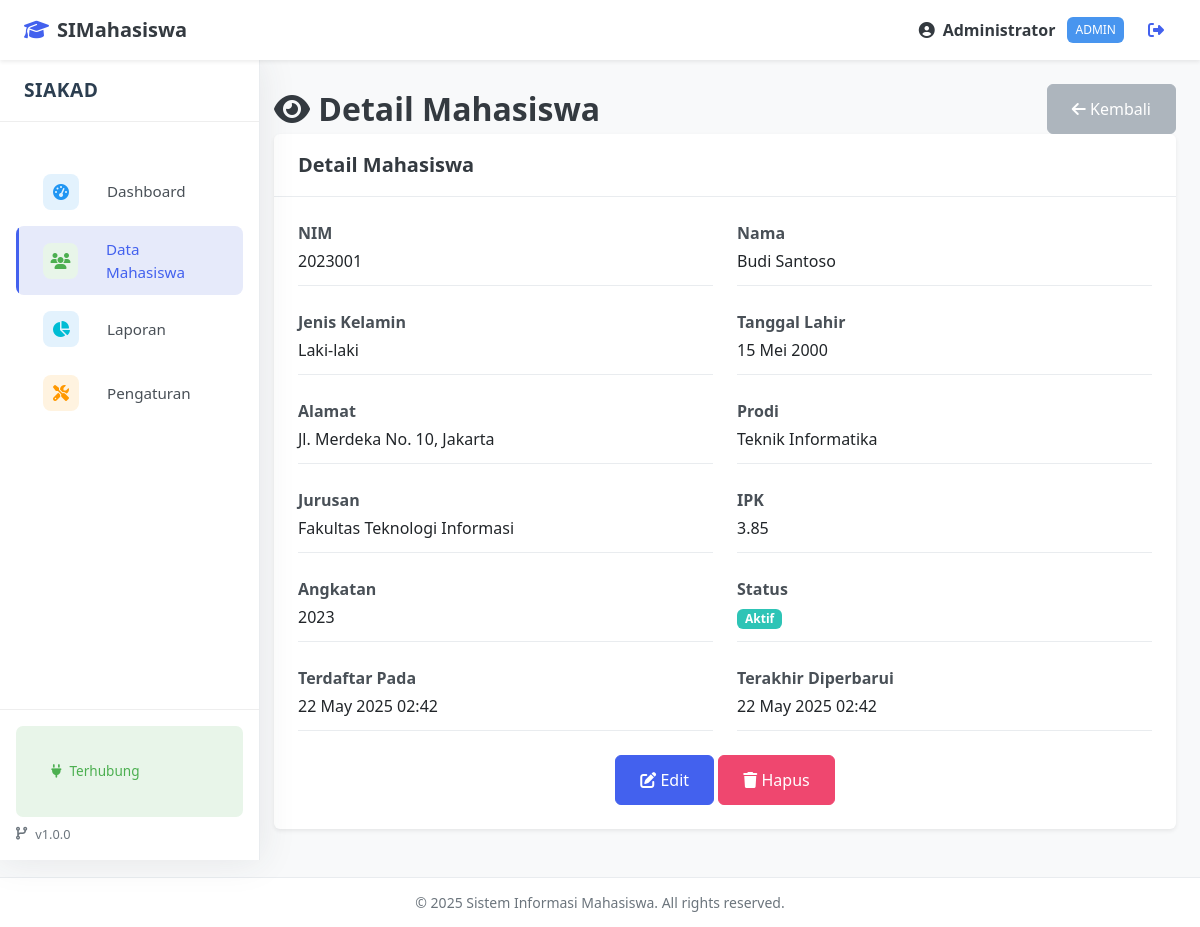
/manage_mahasiswa.php?action=view&id=1 (signed in), run on the app's committed database.
### tables this page shows
CREATE TABLE IF NOT EXISTS mahasiswa (
    id INT AUTO_INCREMENT PRIMARY KEY,
    nim VARCHAR(20) NOT NULL UNIQUE,
    nama VARCHAR(100) NOT NULL,
    jenis_kelamin ENUM('Laki-laki', 'Perempuan') NOT NULL,
    tanggal_lahir DATE NOT NULL,
    alamat TEXT NOT NULL,
    jurusan VARCHAR(100) NOT NULL,
    fakultas VARCHAR(100) NOT NULL,
    ipk DECIMAL(3,2),
    angkatan INT NOT NULL,
    status ENUM('Aktif', 'Cuti', 'Lulus', 'Drop Out') NOT NULL,
    created_at TIMESTAMP DEFAULT CURRENT_TIMESTAMP,
    updated_at TIMESTAMP DEFAULT CURRENT_TIMESTAMP ON UPDATE CURRENT_TIMESTAMP
);

### html/includes/db_connect.php (called while the page is built, shortened)
<?php
$host = 'db';
$dbname = 'mahasiswa_db';
$username = 'dbuser';
$password = 'dbpassword';
try {
    $pdo = new PDO(
        "mysql:host=$host;dbname=$dbname;charset=utf8mb4",
        $username,
        $password,
        [
            PDO::ATTR_ERRMODE => PDO::ERRMODE_EXCEPTION,
            PDO::ATTR_DEFAULT_FETCH_MODE => PDO::FETCH_ASSOC,
            PDO::ATTR_EMULATE_PREPARES => false
        ]
    );
} catch (PDOException $e) {
    error_log("Database Connection Error: " . $e->getMessage());
    $_SESSION['db_connected'] = false;
    $_SESSION['db_error'] = $e->getMessage();
}
function executeQuerySingle($sql, $params = [])
{
    global $pdo;
    try {
        $stmt = $pdo->prepare($sql);
        $stmt->execute($params);
        return $stmt->fetch();
    } catch (PDOException $e) {
        error_log("Query Error: " . $e->getMessage());
        return false;
    }
}

### html/includes/functions.php (called while the page is built, shortened)
<?php
function escapeHTML($text)
{
    return htmlspecialchars($text, ENT_QUOTES, 'UTF-8');
}
function formatDateID($date)
{
    $timestamp = strtotime($date);
    $months = [
        'Januari',
        'Februari',
        'Maret',
        'April',
        'Mei',
        'Juni',
        'Juli',
        'Agustus',
        'September',
        'Oktober',
        'November',
        'Desember'
    ];
    $day = date('d', $timestamp);
    $month = $months[date('n', $timestamp) - 1];
    $year = date('Y', $timestamp);
    return "$day $month $year";
}

### html/manage_mahasiswa.php (the view, shortened to what this page needs)
<?php
require_once 'includes/db_connect.php';
require_once 'includes/functions.php';
$action = $_GET['action'] ?? 'list';
$id = $_GET['id'] ?? null;
$mahasiswa = null;
$mahasiswaList = [];
if ($action === 'edit' || $action === 'view') {
    $query = "SELECT * FROM mahasiswa WHERE id = :id";
    $mahasiswa = executeQuerySingle($query, ['id' => $id]);
}
include 'partials/header.php';
?>
<div class="page-heading d-flex justify-content-between align-items-center">
    <div>
        <h1>
            <?php if ($action === 'add'): ?>
                <i class="fas fa-plus-circle"></i> Tambah Mahasiswa
            <?php elseif ($action === 'edit'): ?>
                <i class="fas fa-edit"></i> Edit Mahasiswa
            <?php elseif ($action === 'view'): ?>
                <i class="fas fa-eye"></i> Detail Mahasiswa
            <?php else: ?>
                <i class="fas fa-user-graduate"></i> Data Mahasiswa
            <?php endif; ?>
        </h1>
    </div>
    <?php if ($action === 'list'): ?>
        <div>
            <a href="manage_mahasiswa.php?action=add" class="btn btn-primary">
                <i class="fas fa-plus"></i> Tambah Mahasiswa
            </a>
        </div>
    <?php else: ?>
        <div>
            <a href="manage_mahasiswa.php" class="btn btn-secondary">
                <i class="fas fa-arrow-left"></i> Kembali
            </a>
        </div>
    <?php endif; ?>
</div>
<?php if ($action === 'list'): ?>
    <div class="card">
        <div class="card-header">
            <h2 class="card-title">Daftar Mahasiswa</h2>
            <div class="card-tools">
                <button type="button" class="btn btn-sm btn-outline-primary" id="toggle-filter">
                    <i class="fas fa-filter"></i> Filter
                </button>
            </div>
        </div>
        <div class="card-body">
            <div class="filter-container" id="filter-container"
                style="display: <?php echo (!empty($search) || !empty($status) || !empty($fakultas)) ? 'block' : 'none'; ?>">
                <form method="GET" action="manage_mahasiswa.php" class="filter-form">
                    <div class="row">
                        <div class="col-md-4">
                            <div class="form-group">
                                <label for="search" class="form-label">Pencarian</label>
                                <input type="text" id="search" name="search" class="form-control"
                                    placeholder="Cari NIM, nama, atau jurusan" value="<?php echo escapeHTML($search); ?>">
                            </div>
                        </div>
                        <div class="col-md-3">
                            <div class="form-group">
                                <label for="status" class="form-label">Status</label>
                                <select id="status" name="status" class="form-select">
                                    <option value="">-- Semua Status --</option>
                                    <option value="Aktif" <?php echo $status === 'Aktif' ? 'selected' : ''; ?>>Aktif
                                    </option>
                                    <option value="Cuti" <?php echo $status === 'Cuti' ? 'selected' : ''; ?>>Cuti</option>
                                    <option value="Lulus" <?php echo $status === 'Lulus' ? 'selected' : ''; ?>>Lulus
                                    </option>
                                    <option value="Drop Out" <?php echo $status === 'Drop Out' ? 'selected' : ''; ?>>Drop
                                        Out</option>
                                </select>
                            </div>
                        </div>
                        <div class="col-md-3">
                            <div class="form-group">
                                <label for="fakultas" class="form-label">Jurusan</label>
                                <select id="fakultas" name="fakultas" class="form-select">
                                    <option value="">-- Semua Jurusan --</option>
                                    <?php foreach ($fakultasList as $f): ?>
                                        <option value="<?php echo escapeHTML($f['fakultas']); ?>"
                                            <?php echo $fakultas === $f['fakultas'] ? 'selected' : ''; ?>>
                                            <?php echo escapeHTML($f['fakultas']); ?>
                                        </option>
                                    <?php endforeach; ?>
                                </select>
                            </div>
                        </div>
                        <div class="col-md-2">
                            <div class="form-group">
                                <label class="form-label">&nbsp;</label>
                                <div>
                                    <button type="submit" class="btn btn-primary">
                                        <i class="fas fa-search"></i> Cari
                                    </button>
                                    <a href="manage_mahasiswa.php" class="btn btn-secondary">
                                        <i class="fas fa-times"></i> Reset
                                    </a>
                                </div>
                            </div>
                        </div>
                    </div>
                </form>
            </div>
            <div class="table-responsive">
                <table class="table data-table" id="mahasiswa-table">
                    <thead>
                        <tr>
                            <th>NIM</th>
                            <th>Nama</th>
                            <th>Prodi</th>
                            <th>Jurusan</th>
                            <th>Angkatan</th>
                            <th>Status</th>
                            <th>Aksi</th>
                        </tr>
                    </thead>
                    <tbody>
                        <?php if (empty($mahasiswaList)): ?>
                            <tr>
                                <td colspan="7" class="text-center">Tidak ada data mahasiswa</td>
                            </tr>
                        <?php else: ?>
                            <?php foreach ($mahasiswaList as $mhs): ?>
                                <tr>
                                    <td data-column="nim"><?php echo escapeHTML($mhs['nim']); ?></td>
                                    <td data-column="nama"><?php echo escapeHTML($mhs['nama']); ?></td>
                                    <td data-column="jurusan"><?php echo escapeHTML($mhs['jurusan']); ?></td>
                                    <td data-column="fakultas"><?php echo escapeHTML($mhs['fakultas']); ?></td>
                                    <td data-column="angkatan"><?php echo escapeHTML($mhs['angkatan']); ?></td>
                                    <td data-column="status">
                                        <?php
                                        $statusClass = '';
                                        switch ($mhs['status']) {
                                            case 'Aktif':
                                                $statusClass = 'badge-success';
                                                break;
                                            case 'Lulus':
                                                $statusClass = 'badge-primary';
                                                break;
                                            case 'Cuti':
                                                $statusClass = 'badge-warning';
                                                break;
                                            case 'Drop Out':
                                                $statusClass = 'badge-danger';
                                                break;
                                        }
                                        ?>
                                        <span class="badge <?php echo $statusClass; ?>">
                                            <?php echo escapeHTML($mhs['status']); ?>
                                        </span>
                                    </td>
                                    <td>
                                        <div class="btn-group">
                                            <a href="manage_mahasiswa.php?action=view&id=<?php echo $mhs['id']; ?>"
                                                class="btn btn-sm btn-info" title="Lihat Detail">
                                                <i class="fas fa-eye"></i>
                                            </a>
                                            <a href="manage_mahasiswa.php?action=edit&id=<?php echo $mhs['id']; ?>"
                                                class="btn btn-sm btn-primary" title="Edit">
                                                <i class="fas fa-edit"></i>
                                            </a>
                                            <a href="manage_mahasiswa.php?action=delete&id=<?php echo $mhs['id']; ?>"
                                                class="btn btn-sm btn-danger confirm-action"
                                                data-confirm="Apakah Anda yakin ingin menghapus mahasiswa ini?" title="Hapus">
                                                <i class="fas fa-trash"></i>
                                            </a>
                                        </div>
                                    </td>
                                </tr>
                            <?php endforeach; ?>
                        <?php endif; ?>
                    </tbody>
                </table>
            </div>
        </div>
    </div>
<?php elseif ($action === 'view' && $mahasiswa): ?>
    <div class="card">
        <div class="card-header">
            <h2 class="card-title">Detail Mahasiswa</h2>
        </div>
        <div class="card-body">
            <div class="detail-grid">
                <div class="detail-item">
                    <div class="detail-label">NIM</div>
                    <div class="detail-value"><?php echo escapeHTML($mahasiswa['nim']); ?></div>
                </div>
                <div class="detail-item">
                    <div class="detail-label">Nama</div>
                    <div class="detail-value"><?php echo escapeHTML($mahasiswa['nama']); ?></div>
                </div>
                <div class="detail-item">
                    <div class="detail-label">Jenis Kelamin</div>
                    <div class="detail-value"><?php echo escapeHTML($mahasiswa['jenis_kelamin']); ?></div>
                </div>
                <div class="detail-item">
                    <div class="detail-label">Tanggal Lahir</div>
                    <div class="detail-value"><?php echo formatDateID($mahasiswa['tanggal_lahir']); ?></div>
                </div>
                <div class="detail-item">
                    <div class="detail-label">Alamat</div>
                    <div class="detail-value"><?php echo escapeHTML($mahasiswa['alamat']); ?></div>
                </div>
                <div class="detail-item">
                    <div class="detail-label">Prodi</div>
                    <div class="detail-value"><?php echo escapeHTML($mahasiswa['jurusan']); ?></div>
                </div>
                <div class="detail-item">
                    <div class="detail-label">Jurusan</div>
                    <div class="detail-value"><?php echo escapeHTML($mahasiswa['fakultas']); ?></div>
                </div>
                <div class="detail-item">
                    <div class="detail-label">IPK</div>
                    <div class="detail-value">
                        <?php echo $mahasiswa['ipk'] ? escapeHTML(number_format($mahasiswa['ipk'], 2)) : '-'; ?></div>
                </div>
                <div class="detail-item">
                    <div class="detail-label">Angkatan</div>
                    <div class="detail-value"><?php echo escapeHTML($mahasiswa['angkatan']); ?></div>
                </div>
                <div class="detail-item">
                    <div class="detail-label">Status</div>
                    <div class="detail-value">
                        <?php
                        $statusClass = '';
                        switch ($mahasiswa['status']) {
                            case 'Aktif':
                                $statusClass = 'badge-success';
                                break;
                        }
                        ?>
                        <span class="badge <?php echo $statusClass; ?>">
                            <?php echo escapeHTML($mahasiswa['status']); ?>
                        </span>
                    </div>
                </div>
                <div class="detail-item">
                    <div class="detail-label">Terdaftar Pada</div>
                    <div class="detail-value"><?php echo date('d M Y H:i', strtotime($mahasiswa['created_at'])); ?></div>
                </div>
                <div class="detail-item">
                    <div class="detail-label">Terakhir Diperbarui</div>
                    <div class="detail-value"><?php echo date('d M Y H:i', strtotime($mahasiswa['updated_at'])); ?></div>
                </div>
            </div>
            <div class="mt-3 text-center">
                <a href="manage_mahasiswa.php?action=edit&id=<?php echo $mahasiswa['id']; ?>" class="btn btn-primary">
                    <i class="fas fa-edit"></i> Edit
                </a>
                <a href="manage_mahasiswa.php?action=delete&id=<?php echo $mahasiswa['id']; ?>"
                    class="btn btn-danger confirm-action" data-confirm="Apakah Anda yakin ingin menghapus mahasiswa ini?">
                    <i class="fas fa-trash"></i> Hapus
                </a>
            </div>
        </div>
    </div>
<?php endif; ?>
<?php
include 'partials/footer.php';
?>

### data on the page
mahasiswa: nim "2023001", nama "Budi Santoso", jenis_kelamin "Laki-laki", tanggal_lahir "15 Mei 2000", alamat "Jl. Merdeka No. 10, Jakarta", jurusan "Teknik Informatika", fakultas "Fakultas Teknologi Informasi", ipk "3.85", angkatan "2023", status "Aktif", created_at "22 May 2025 02:42", updated_at "22 May 2025 02:42"

### other printed values
escapeHTML($userName) "Administrator"
escapeHTML($userRole) "ADMIN"
